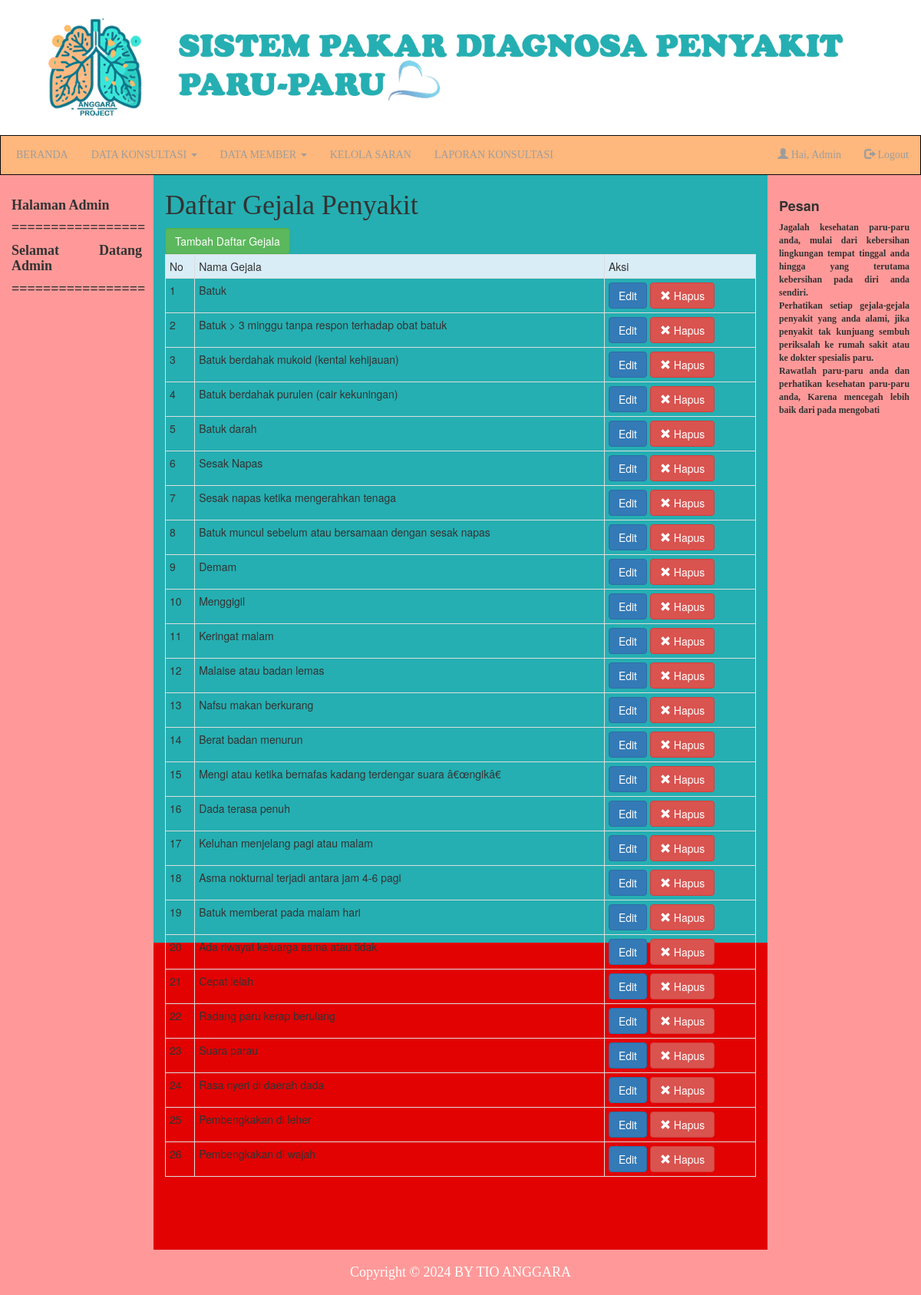
Page /kelola_gejala/gejala.php (signed in) on the committed database.
### tables this page shows
CREATE TABLE `tbgejala` (
  `id_gejala` varchar(5) NOT NULL,
  `nm_gejala` text NOT NULL
);

### kelola_gejala/gejala.php (the view, shortened to what this page needs)
<?php
include "../library.php";
style(2); ?>
<body>
<?php
include "../sidebar/kiri2.php";
?>
<h1 class="style1">Daftar Gejala Penyakit</h1>
<?php
$kueri = mysqli_query($koneksi,"select * from tbgejala;");
$no=1;
?>
<a href="tambah.php" class="btn btn-success">Tambah Daftar Gejala</a>
<table class="table table-condensed table-bordered">
<tr class="info">
	<td>No</td>
	<td>Nama Gejala</td>
	<td>Aksi</td>
</tr>
<?php
if(mysqli_num_rows($kueri) < 1) echo "<tr><td class='text-center' colspan=5><strong>Data gejala Kosong...</strong></td></tr>";
		else {
			while ($isi=mysqli_fetch_array($kueri,MYSQLI_BOTH)){
				echo "
				<tr>
				<td>$no</td>
				<td>{$isi['nm_gejala']}</td>
				<td>
				<a href='edit.php?id_gejala={$isi['id_gejala']}' class='btn btn-primary'>Edit</a>
				<button type='button' class='btn btn-danger' data-toggle='modal' data-target='#konfirmasi{$isi['id_gejala']}'>
				<span class='glyphicon glyphicon-remove'></span> Hapus
				</button>
				<div id='konfirmasi{$isi['id_gejala']}' class='modal fade' role='dialog'><div class='modal-dialog'><div class='modal-content'>
				<div class='modal-header'>
				<button type='button' class='close' data-dismiss='modal'>&times;</button>
				<h4 class='modal-title'>Peringatan!</h4>
				</div>
				<div class='modal-body'>
				<p>Apakah Anda yakin ingin menghapus gejala <b>{$isi['nm_gejala']}</b>?</p>
				</div>
				<div class='modal-footer float-right'>
				<a href='hapus.php?id_gejala={$isi['id_gejala']}' class='btn btn-danger'>    Ya    </a>
				<button type='button' class='btn btn-default' data-dismiss='modal'>Tidak</button>
				</div></div></div></div>
				</td>
				</tr>
				";
				$no++;
				}
			}
?>
</table>
<?php
include "../sidebar/kanan2.php";
include "../footer/fgejala.php";
?>

### footer/fgejala.php (style rules this page uses)
* { margin:px auto; }

### rows in the picture
tbgejala: nm_gejala "Batuk"
tbgejala: nm_gejala "Batuk > 3 minggu tanpa respon terhadap obat batuk"
tbgejala: nm_gejala "Batuk berdahak mukoid (kental kehijauan)"
tbgejala: nm_gejala "Batuk berdahak purulen (cair kekuningan)"
tbgejala: nm_gejala "Batuk darah"
tbgejala: nm_gejala "Sesak Napas"
tbgejala: nm_gejala "Sesak napas ketika mengerahkan tenaga"
tbgejala: nm_gejala "Batuk muncul sebelum atau bersamaan dengan sesak napas"
tbgejala: nm_gejala "Demam"
tbgejala: nm_gejala "Menggigil"
tbgejala: nm_gejala "Keringat malam"
tbgejala: nm_gejala "Malaise atau badan lemas"
tbgejala: nm_gejala "Nafsu makan berkurang"
tbgejala: nm_gejala "Berat badan menurun"
tbgejala: nm_gejala "Mengi atau ketika bernafas kadang terdengar suara â€œngikâ€"
tbgejala: nm_gejala "Dada terasa penuh"
tbgejala: nm_gejala "Keluhan menjelang pagi atau malam"
tbgejala: nm_gejala "Asma nokturnal terjadi antara jam 4-6 pagi"
tbgejala: nm_gejala "Batuk memberat pada malam hari"
tbgejala: nm_gejala "Ada riwayat keluarga asma atau tidak"

### other values in the picture
$_SESSION['username'] "Admin"
